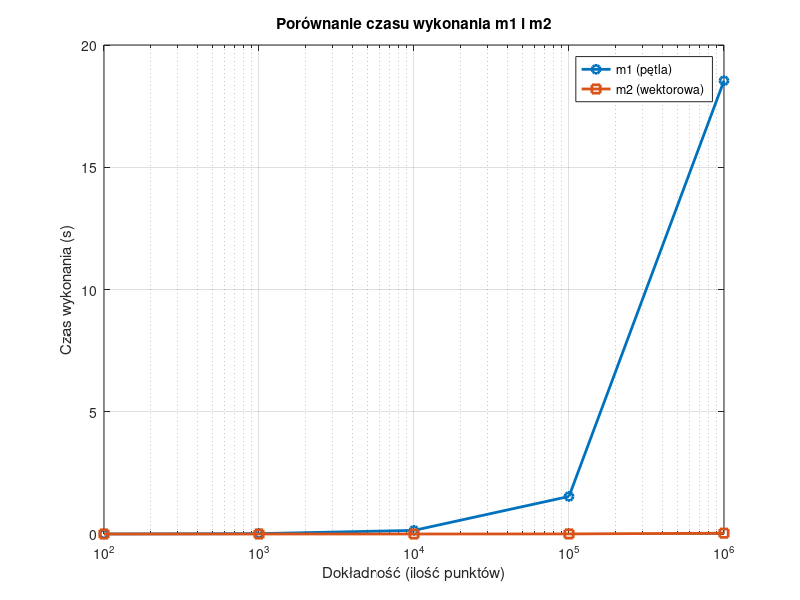

Recreate this plot in MATLAB.
% Skrypt: porownanie_m1_m2.m
% Porównanie czasu wykonania dwóch metod tablicowania sinusa

dokladnosci = [1e2, 1e3, 1e4, 1e5, 1e6]; % Różne dokładności
czasy_m1 = zeros(size(dokladnosci)); % Tablica na czasy dla m1
czasy_m2 = zeros(size(dokladnosci)); % Tablica na czasy dla m2

start = 0; 
stop = 2 * pi;

for idx = 1:length(dokladnosci)
    accuracy = dokladnosci(idx);

    % Skrypt m1 (z pętlą)
    tic;
    h = (stop - start) / accuracy;
    for i = 1:accuracy
        x(i) = (i - 1) * h;
        y(i) = sin(x(i));
    end
    czasy_m1(idx) = toc;

    % Skrypt m2 (wersja wektorowa)
    tic;
    x = linspace(start, stop, accuracy);
    y = sin(x);
    czasy_m2(idx) = toc;
end

% Rysowanie wykresu porównawczego
figure;
semilogx(dokladnosci, czasy_m1, '-o', 'LineWidth', 2, 'DisplayName', 'm1 (pętla)');
hold on;
semilogx(dokladnosci, czasy_m2, '-s', 'LineWidth', 2, 'DisplayName', 'm2 (wektorowa)');
xlabel('Dokładność (ilość punktów)');
ylabel('Czas wykonania (s)');
title('Porównanie czasu wykonania m1 i m2');
legend;
grid on;
